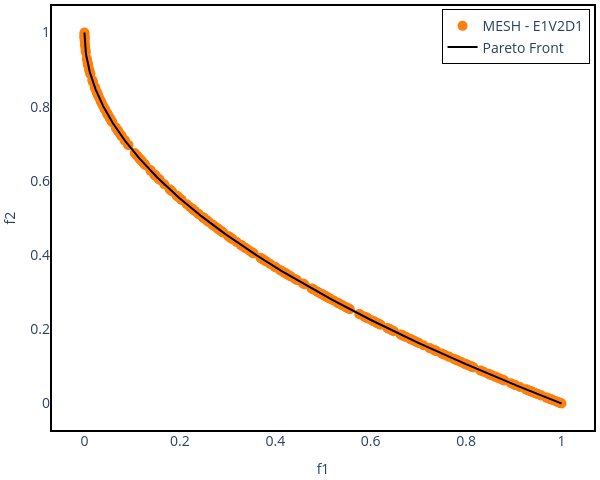

The code cell stored with this chart in its notebook:
### Markdown cell above
## Benchmark 2D:

### Code cell
pareto_front = []
num_final_solutions = 300
position_dim = 10 # Number of variables
n_pareto_points = 1000 # Number of Pareto points to be generated

experiment_name = "zdt1"

# Choosing the files
choose_global_best_attribution_type = [0] # [0, 1, 2, 3]
choose_dm_pool_type = [1] # [0, 1, 2]
choose_de_mutation_type = [0] # [0, 1, 2, 3, 4]

# Name of chosen files
file_names = [
        f"E{i+1}V{j+1}D{k+1}_{experiment_name}.pkl"
        for i in choose_global_best_attribution_type
        for j in choose_dm_pool_type
        for k in choose_de_mutation_type
    ]
num_dataset = len(file_names) # Number of dataset

##### Color setup #####
solid_colors = [mcolors.to_hex(cm.tab10(i+1)) for i in range(num_dataset)] # List with solid colors
colorscales = pc.named_colorscales() # List of color scales
num_scales = len(colorscales)
#######################

##### Marker setup #####
marker_symbols = ['circle', 'circle-open', 'diamond', 'diamond-open', 'square', 'square-open', 'x']
num_symbols = len(marker_symbols)
#######################

for i in range(num_dataset):
  with open("../result/" + file_names[i], "rb") as f:
    r = pickle.load(f)
    pareto_front.append(
      go.Scatter(x=r['combined'][1][:,0],
                   y=r['combined'][1][:,1],
                   mode='markers', 
                   marker=dict(size=10, symbol=marker_symbols[i % num_symbols], color=solid_colors[i]), #r['combined'][1][:,1], colorscale=colorscales[(i+1) % num_scales]),
                   name='MESH - ' + file_names[i][:6],
                   showlegend=True)
    )

# Creating a subplot
fig = go.Figure()

for i in range(num_dataset):
    fig.add_trace(pareto_front[i])

axis_range = None # [-0.05, 1.05]
# Setting layout
fig.update_layout(
    shapes=[
        dict(
            type="rect",
            xref="paper", yref="paper",
            x0=0, y0=0, x1=1, y1=1,
            line=dict(color="black", width=2),
            fillcolor="rgba(0,0,0,0)"  # Transparente
        )
    ],
    xaxis=dict(title=dict(text='f1', font=dict(size=14)), tickfont=dict(size=14)),
    yaxis=dict(title=dict(text='f2', font=dict(size=14)), tickfont=dict(size=14)),
    # title=dict(
    #     text='MESH - ' + experiment_name.upper(),
    #     x=0.5,  # Centering the title
    #     xanchor='center',
    #     yanchor='top'
    # ),
    legend=dict(
        x=0.99,
        y=0.99,
        xanchor="right",
        yanchor="top",
        bgcolor="rgba(255,255,255,0.8)",  # fundo leve para não colidir com os pontos
        bordercolor="black",
        borderwidth=1,
        font=dict(size=14)
    ),
    showlegend=True,
    margin=dict(l=5, r=5, b=5, t=5), # Rearrange the margin
    width=600,   # Figure width (pixels)
    height=480,  # Figure height (pixels)
    paper_bgcolor="white",
    plot_bgcolor='white'
)

# Plotting the Pareto front
real_pareto_front = get_pareto(experiment_name, n_pareto_points, position_dim, 2)
fig.add_trace(
	go.Scatter(x=real_pareto_front[:,0],
		y=real_pareto_front[:,1],
		mode='lines', line=dict(width=2, color='black'),
		name='Pareto Front',
		showlegend=True
		)
	)

# Showing the figure
fig.show()

### Figure 1 — Plotly figure (JSON) as saved in the notebook; plotly's stock layout.template omitted (floating-point values rounded to 4 significant figures; data arrays with more than 128 entries replaced by an {"elided": "..."} marker saying what was removed)
{"data": [{"marker": {"color": "#ff7f0e", "size": 10, "symbol": "circle"}, "mode": "markers", "name": "MESH - E1V2D1", "showlegend": true, "type": "scatter", "x": {"elided": "300 float values"}, "y": {"elided": "300 float values"}}, {"line": {"color": "black", "width": 2}, "mode": "lines", "name": "Pareto Front", "showlegend": true, "type": "scatter", "x": {"elided": "1000 float values"}, "y": {"elided": "1000 float values"}}], "layout": {"height": 480, "legend": {"bgcolor": "rgba(255,255,255,0.8)", "bordercolor": "black", "borderwidth": 1, "font": {"size": 14}, "x": 0.99, "xanchor": "right", "y": 0.99, "yanchor": "top"}, "margin": {"b": 5, "l": 5, "r": 5, "t": 5}, "paper_bgcolor": "white", "plot_bgcolor": "white", "shapes": [{"fillcolor": "rgba(0,0,0,0)", "line": {"color": "black", "width": 2}, "type": "rect", "x0": 0, "x1": 1, "xref": "paper", "y0": 0, "y1": 1, "yref": "paper"}], "showlegend": true, "width": 600, "xaxis": {"tickfont": {"size": 14}, "title": {"font": {"size": 14}, "text": "f1"}}, "yaxis": {"tickfont": {"size": 14}, "title": {"font": {"size": 14}, "text": "f2"}}}}
